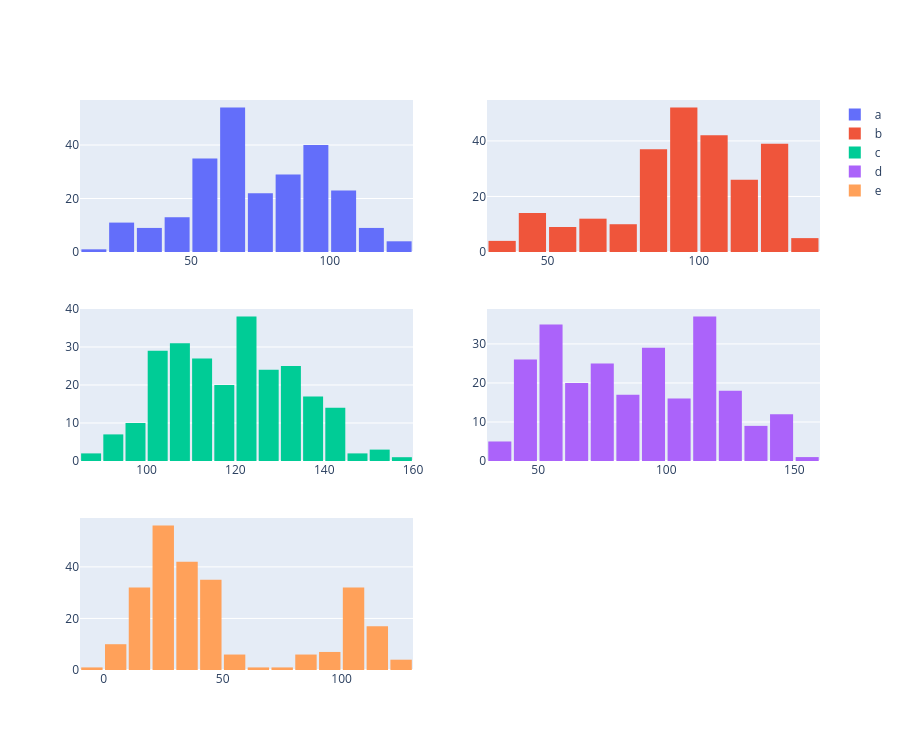

Notebook cell for this chart:
### Code cell
from plotly.subplots import make_subplots

rows=3
cols=2

fig = make_subplots(
    rows=rows,
    cols=cols
)

for i, column in enumerate(df.columns):
    row = i // cols + 1
    col = i % cols + 1

    fig.add_trace(
        go.Histogram(
            x=df[column],
            nbinsx=15,
            name=column
        ),
        row=row,
        col=col
    )

fig.update_layout(
    height=250 * rows,
    bargap=0.1
)

fig.show()

### Figure 1 — Plotly figure (JSON) as saved in the notebook; plotly's stock layout.template omitted (floating-point values rounded to 4 significant figures; data arrays with more than 128 entries replaced by an {"elided": "..."} marker saying what was removed)
{"data": [{"name": "a", "nbinsx": 15, "type": "histogram", "x": {"elided": "250 float values"}, "xaxis": "x", "yaxis": "y"}, {"name": "b", "nbinsx": 15, "type": "histogram", "x": {"elided": "250 float values"}, "xaxis": "x2", "yaxis": "y2"}, {"name": "c", "nbinsx": 15, "type": "histogram", "x": {"elided": "250 float values"}, "xaxis": "x3", "yaxis": "y3"}, {"name": "d", "nbinsx": 15, "type": "histogram", "x": {"elided": "250 float values"}, "xaxis": "x4", "yaxis": "y4"}, {"name": "e", "nbinsx": 15, "type": "histogram", "x": {"elided": "250 float values"}, "xaxis": "x5", "yaxis": "y5"}], "layout": {"bargap": 0.1, "height": 750, "xaxis": {"anchor": "y", "domain": [0, 0.45]}, "xaxis2": {"anchor": "y2", "domain": [0.55, 1]}, "xaxis3": {"anchor": "y3", "domain": [0, 0.45]}, "xaxis4": {"anchor": "y4", "domain": [0.55, 1]}, "xaxis5": {"anchor": "y5", "domain": [0, 0.45]}, "xaxis6": {"anchor": "y6", "domain": [0.55, 1]}, "yaxis": {"anchor": "x", "domain": [0.7333, 1]}, "yaxis2": {"anchor": "x2", "domain": [0.7333, 1]}, "yaxis3": {"anchor": "x3", "domain": [0.3667, 0.6333]}, "yaxis4": {"anchor": "x4", "domain": [0.3667, 0.6333]}, "yaxis5": {"anchor": "x5", "domain": [0, 0.2667]}, "yaxis6": {"anchor": "x6", "domain": [0, 0.2667]}}}
